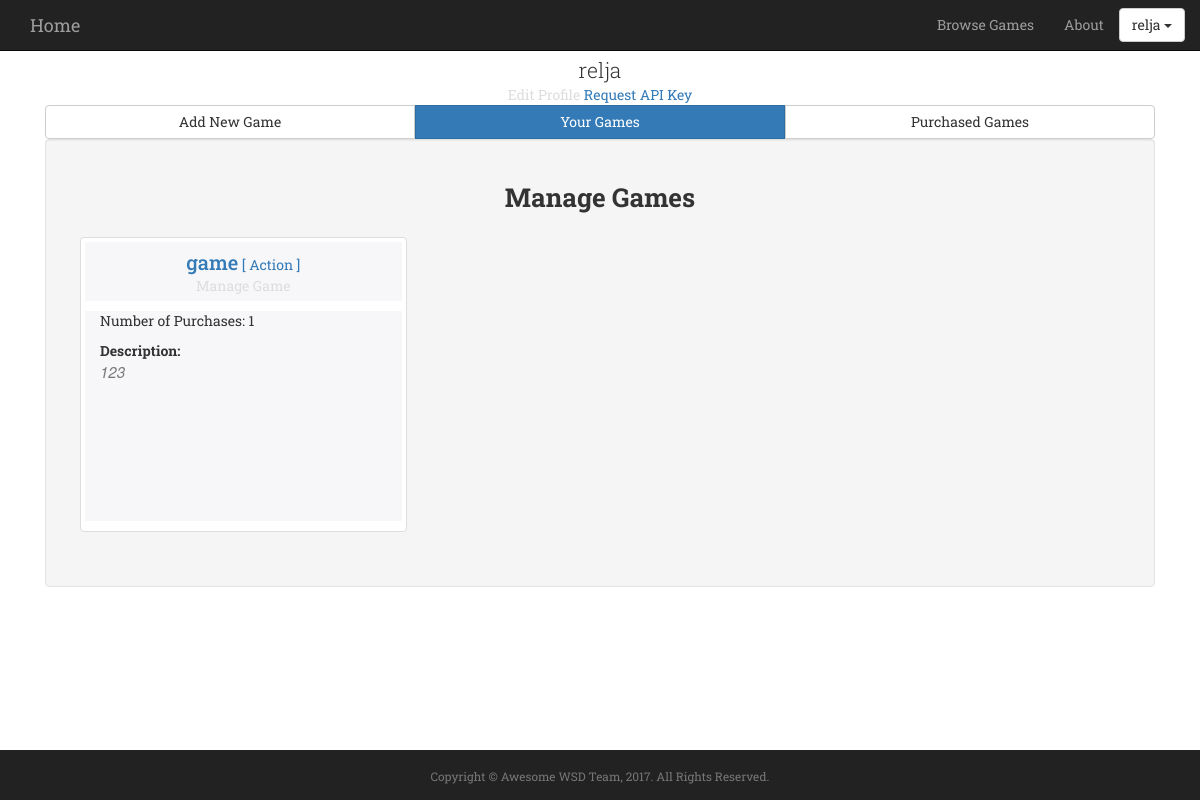
/myProfile/ (signed in), run on an earlier commit of the app's database.
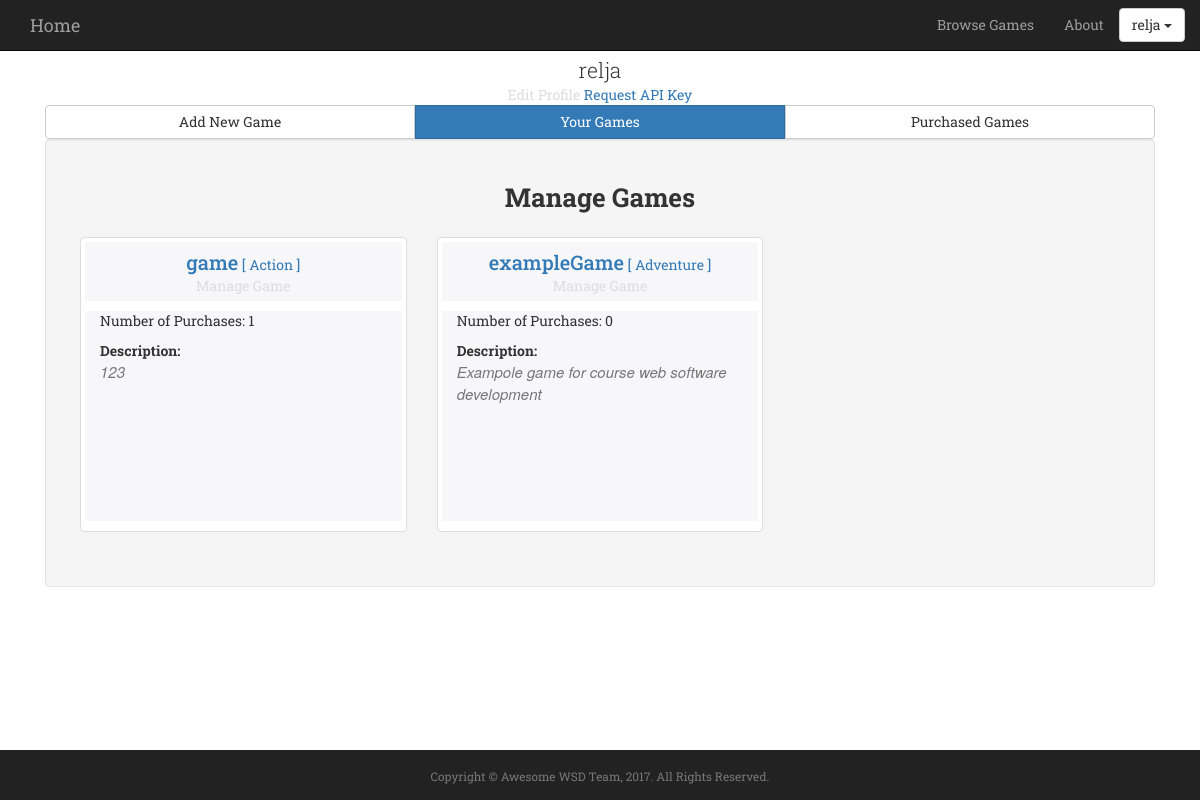
And on a later commit of the database.
### awsomeProject/models.py (models this page shows, shortened)
class Game(models.Model):
	Category_Choices = (
		('Action', 'Action'),
		('Adventure', 'Adventure'),
		('Sports', 'Sports'),
		('Strategy', 'Strategy'),
		('Puzzle', 'Puzzle')
	)
	name = models.CharField(max_length=255, unique=True)
	url = models.URLField()
	price = models.FloatField()
	description = models.TextField(max_length=300, default='')
	created = models.DateField(default=now, editable=False)
	category = models.CharField(max_length=20, choices=Category_Choices, default='Action')
	image = CloudinaryField('image')
	""" Informative name for mode """

### awsomeProject/views.py (the view, shortened to what this page needs)
# urls.py: url(r'^myProfile/$', views.myProfile, name='myProfile'),
@login_required(login_url='/login/')
def myProfile(request):
	userProfile = UserProfile.objects.get(user=request.user)
	context = dict( backend_form = UploadGameForm())
	if userProfile.isDeveloper:
		if request.method == 'POST':
			form = UploadGameForm(request.POST, request.FILES)
			context['posted'] = form.instance
			success = False
			if form.is_valid():
				success = True
				form.save()
				devGame = DeveloperGame(user=request.user, game=Game.objects.get(name=form.cleaned_data['name']))
				devGame.save()
				form = UploadGameForm()
				context = UploadGameForm()
		else:
			form = UploadGameForm()
			success = False
		DeveloperGames = DeveloperGame.objects.all().filter(user=request.user)
		games = []
		numberOfPurchasesList = []
		for developerGame in DeveloperGames:
			games.append(developerGame.game) # developerGame is an instance (a row in the database table) of DeveloperGames
			Purchases = Transaction.objects.all().filter(game=developerGame.game)	# Querying from the Transaction table
			numberOfPurchasesList.append(len(Purchases))
		gamePurchases = zip(games, numberOfPurchasesList)	# gamePurchases referes to no of people purchased a game
		PurchasedGames = Transaction.objects.all().filter(user=request.user) #accessing purchased games list from Transaction Table
		purchasedGames = []
		purchasedWhen = []
		counts = []
		i = 0
		for boughtGame in PurchasedGames:
			purchasedGames.append(boughtGame.game)
			purchasedWhen.append(boughtGame.timestamp)
			i += 1
			counts.append(i)
		boughtGames = zip(purchasedGames, purchasedWhen, counts)	#boughtGame refers to no. of games the user bought
		return render(request, "myProfile.html", {"userProfile" : userProfile, "form" : form, "success" : success,
						"context" : context, "gamePurchases": gamePurchases, "boughtGames": boughtGames })

### awsomeProject/templates/myProfile.html (shortened to what this page needs)
{% extends "base.html" %}
{% load bootstrap %}
{% block scriptsAndStylesheets %}
	{% load cloudinary %}
{% endblock %}
{% block main %}
<div class="col-md-12">
	<div class="col-md-12">
		<div class="col-md-3 text-center" style="float: none; margin: 0 auto">
			<div class="col-md-12">
			</div>
			<div class="col-md-12">
				<p class="lead" style="margin-bottom:0px">{{user.username}}</p>
				<span><a href="editProfile" style="color:#ddd;">Edit Profile</a></span>
				<span><a href={% url "registerForAPI" %}> Request API Key </a></span>
			</div>
		</div>
	</div>
	{% if userProfile.isDeveloper %}
		<div class="col-md-12">
			<div class="btn-group btn-group-justified" role="group" aria-label="..." data-toggle="buttons">
				<div class="btn-group btn-pref" role="group">
					<button type="button" class="btn btn-default" href="#tab1" id="create-new-game" data-toggle="tab">Add New Game</button>
				</div>
				<div class="btn-group btn-pref" role="group">
					<button type="button" class="btn btn-primary" href="#tab2" id="created-game" data-toggle="tab">Your Games</button>
				</div>
				<div class="btn-group btn-pref" role="group">
					<button type="button" class="btn btn-default" href="#tab3" id="purchased-game" data-toggle="tab">Purchased Games</button>
				</div>
			</div>
			<div class="well col-md-12">
				<div class="tab-content">
					<div class="tab-pane fade in active" id="tab2">
						<div class="">
							<label class="control-label text-center section-font" style="margin-bottom: 20px; margin-top: 20px">Manage Games</label>
							<div>
								{% for game, numberOfPurchases in gamePurchases %}
									<div class="col-md-4 col-sm-6 text-center" style="padding-bottom:30px;">
										<div class="img-thumbnail text-center">
											<div class="col-md-12 bd-example">
											</div>
											<div class="col-md-12 highlight" style="padding-bottom:5px; margin-bottom:10px;">
												<a href={% url "game" game.name %}> <span class="service-heading">{{game.name}}</span><span> [ {{game.category}} ]</span></a><br>
												<a href={% url "manageGame" game.name %} style="color:#ddd;">Manage Game</a>
											</div>
											<div class="col-md-12 text-left game-description highlight">
												<p> Number of Purchases: {{numberOfPurchases}}</p>
												<span><strong>Description:</strong></span>
												<p class="section-subheading text-muted">{{game.description}}</p>
											</div>
										</div>
									</div>
								{% endfor %}
							</div>
						</div>
					</div>
				</div>
			</div>
		</div>
	{% endif %}
</div>
{% endblock %}
							{% if posted %}
									{% if posted.errors %}
									Errors: {{ posted.errors }}
									{% else %}
											{% load cloudinary %}
									{% endif %}
							{% endif %}

What changed in the data, as far as the page shows it:
added Game: name "exampleGame", category "Adventure", numberOfPurchases "0", description "Exampole game for course web software development"
